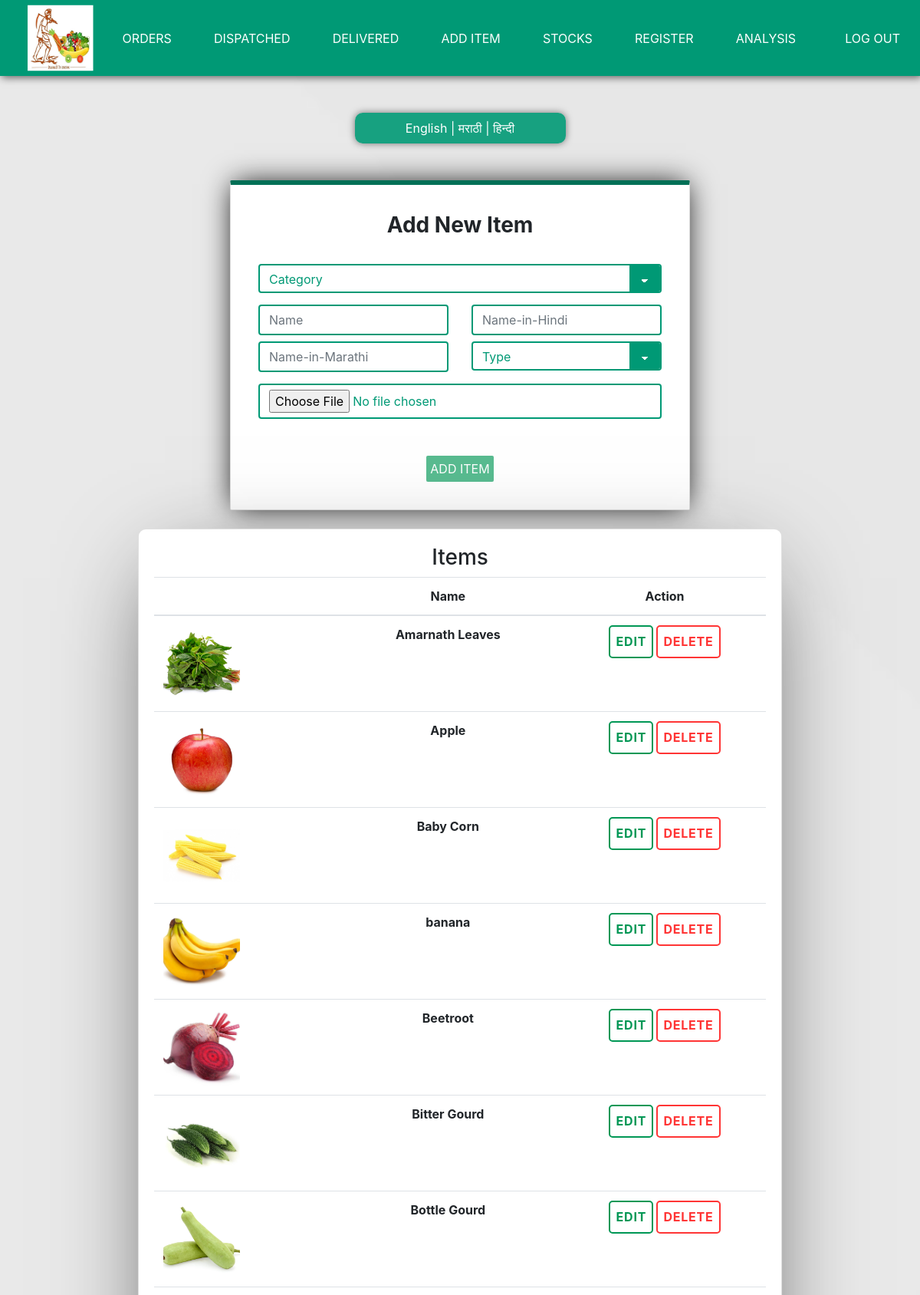
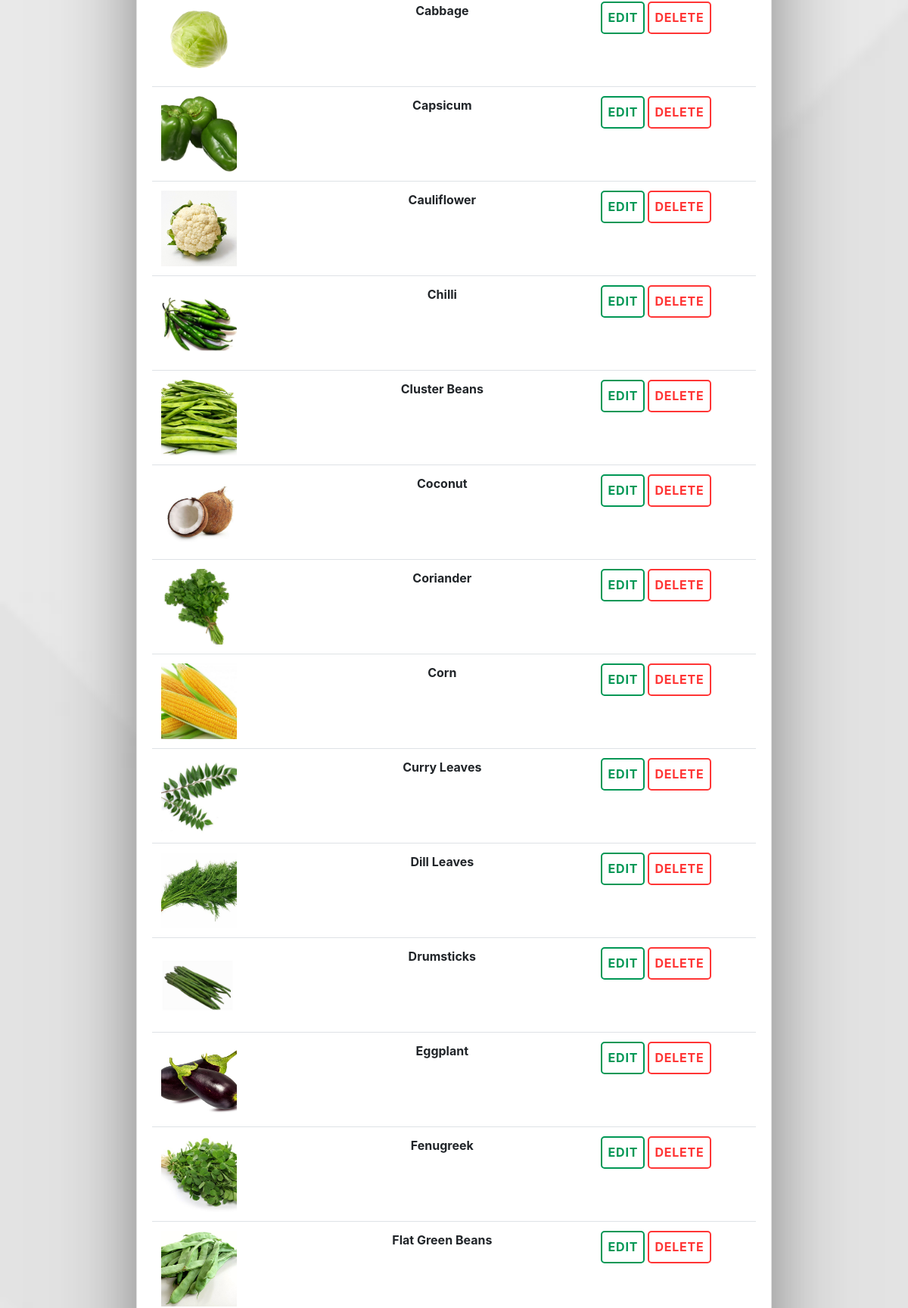
Page /owner/additems.php (signed in, upper part) on the committed database (2 pictures, top to bottom).
### tables this page shows
CREATE TABLE `items` (
  `item_id` int(11) NOT NULL,
  `i_eng` varchar(100) NOT NULL,
  `i_mar` varchar(100) NOT NULL,
  `i_hin` varchar(100) NOT NULL,
  `category_type` int(11) NOT NULL,
  `type` int(11) NOT NULL COMMENT '1-grams,2-gadi',
  `quantity` int(11) NOT NULL,
  `price` int(11) NOT NULL,
  `img` text NOT NULL
);

### langs/english.php (called while the page is built)
<?php
function array_push_assoc($array, $key, $value){
    $array[$key] = $value;
    return $array;
 }
function lang($txt){
include dirname(dirname(__FILE__)).DIRECTORY_SEPARATOR.'includes'.DIRECTORY_SEPARATOR.'dbconn.php';
 $query = "SELECT i_eng FROM items";
 $result = mysqli_query($con, $query);
$dbarray=array();
 if (mysqli_num_rows($result) > 0){
     while ($row1 = mysqli_fetch_assoc($result)) {
            $eng=$row1['i_eng'];
            $dbarray = array_push_assoc($dbarray, $eng, $eng);
        }
 }
 else{
    $dbarray=array();
 }
$lang = array(
    'FARMACY' => 'FARMACY',
    'POLICY' => 'POLICY',
    'CONTACT US' => 'CONTACT US',
    'REGISTER' => 'REGISTER',
    'LOGIN' => 'LOGIN',
    'Search' => 'Search',
    'add_to_cart' => 'ADD TO CART',
    'quantity'=> 'QUANTITY',
    'login'=> 'Login',
    'login_btn'=> 'Login',
    'mobile'=> 'Mobile Number',
    'password'=> 'Password',
    'forgot_pass'=> 'Forgot Password',
    'sign_up'=>'Sign Up Your Account',
    'fname'=>'First Name',
    'lname'=>'Last Name',
    'email'=>'Email Id',
    'pin'=>'Pincode',
    'delivery'=>'Delivery Address',
    "enter_password"=>"Enter Password",
    're_enter_pass'=>'Re enter Password',
    'new_pass'=>'New Password',
    're_enter_new_pass'=>'Re-enter New Password',
    'products'=>'Products',
    'get_location'=>'Get Location',
    'send'=>'Send',
    'verify_code'=>'Enter Verification Code',
    'verify_button'=>'Verify-Code',
    'your_cart'=>'Your Cart',
    'enter_mob'=>'Enter Your Mobile Number',
    'my_orders'=>'My Orders',
    'hello'=>'Hello',
    'total_price'=>'Total Price',
    'price'=>'Price',
    'outofstock'=>'Out of Stock',
    'available'=>'Available',
    'logout'=>'Logout',
    'add_more_items'=>'Buy More',
    'add_new_item'=>'Add New Item',
    'name'=>'Name',
    'hname'=>"Name-in-Hindi",
    'mname'=>'Name-in-Marathi',
    'add'=>'ADD ITEM',
    'category'=>'Category',
    'type'=>'Type',
    'edit'=> 'EDIT',
    'edit_item'=> 'EDIT ITEM',
    'verify_email'=> 'VERIFY EMAIL',
    'change_verify_email'=> 'CHANGE AND VERIFY EMAIL',
    'all'=>'ALL'
    );
    if (mysqli_num_rows($result) > 0){
$final_array=array_merge($dbarray, $lang);
return $final_array[$txt];
}
else{
return $lang[$txt];
}
}
?>

### owner/additems.php (the view, shortened to what this page needs)
<?php
  include dirname(dirname(__FILE__)).DIRECTORY_SEPARATOR.'includes'.DIRECTORY_SEPARATOR.'dbconn.php';
 ?>
<!DOCTYPE html>
<html lang="en">
<head>
<link rel="stylesheet" href="https://cdnjs.cloudflare.com/ajax/libs/font-awesome/4.7.0/css/font-awesome.min.css">
<link rel="stylesheet" href="https://maxcdn.bootstrapcdn.com/bootstrap/4.0.0/css/bootstrap.min.css">
<link rel="stylesheet" href="../css/main.css">
<link rel="stylesheet" href="../css/cards.css">
</head>
<body background="../images/back2.jpg">
    <?php
        include dirname(dirname(__FILE__)).DIRECTORY_SEPARATOR.'includes'.DIRECTORY_SEPARATOR.'ownerheader.php';
    ?>
    <br><br>
    <div style="margin:auto;width:70%;">
  <p class="languages"><a href="?lang=english">English</a> | <a href="?lang=marathi">मराठी</a> | <a href="?lang=hindi">हिन्दी</a></p>
</div><br><br>
<div class="card regcard">
  <h3 class="cardhead"><?php echo lang('add_new_item') ;?></h3>
  <form  action="#" enctype="multipart/form-data" id="additems">
  <br>
  <div class="row">
    <div class="col">
    </div>
  </div>
  <div class="row">
    <div class="col">
      <div class="form-group">
        <div class=" text-center">
          <select style="margin-bottom: 15px;" class="form-control category customselect classic" name="formcategory" id="formcategory" required>
              <option value="" selected disabled><?php echo lang('category')?></option>
          </select>
        </div>
      </div>
    </div>
  </div>
  <div class="row">
      <div class="col-sm-6">
         <div class="form-group">
             <input type="text" class="form-control category customselect classic" name="name" id="name" placeholder=<?php echo lang('name') ;?> required>
         </div>
      </div>
      <br><br>
      <div class="col-sm-6">
         <div class="form-group">
             <input type="text" class="form-control category customselect classic" name="Hname" id="Hname" placeholder=<?php echo lang('hname') ;?> required>
         </div>
      </div>
  </div>
  <div class="row">
      <div class="col-sm-6">
         <div class="form-group">
            <input style="margin-bottom: 15px;" type="text" class="form-control category customselect classic" name="Mname" id="Mname" placeholder=<?php echo lang('mname') ;?> required>
         </div>
      </div>
      <div class="col-sm-6">
        <div class="form-group">
          <div class=" text-center">
          <select style="margin-bottom: 15px;" class="form-control category customselect classic" name="type" id="type" required>
              <option value="" selected disabled><?php echo lang('type')?></option>
          </select>
          </div>
        </div>
      </div>
  </div>
  <div class="row">
    <div class="col">
      <div class="form-group">
        <input type="file" class="form-control category customselect classic" name="image" id="image" onchange=readURL(this) required>
      </div>
    </div>
  </div>
<br><br>
  <button class="btn btngreen" type="submit"name="registerd" id="btn"><?php echo lang('add')?></button>
  </form>
</div>
<br>
<div class="card ownercard">
  <h3 style="text-align:center;">Items</h3>
  <div class="row">
    <div class="col">
    </div>
  </div>
  <table class="table table-hover" style="padding:20px;">
<thead>
  <tr>
    <th scope="col"></th>
    <th scope="col" style="text-align:center;">Name</th>
    <th scope="col" style="text-align:center;">Action</th>
  </tr>
</thead>
<tbody>
    <?php
    $query = "SELECT * FROM items ORDER BY i_eng ASC;";
    $result = mysqli_query($con, $query);
    if (mysqli_num_rows($result) > 0)
    {
        while ($row1 = mysqli_fetch_assoc($result)) {
            echo '<tr >
                    <th scope="col"><img class="image" src="../images/Veg/'.$row1['img'].'" alt=""></th>
                    <th scope="col" style="text-align:center;">'.lang($row1['i_eng']).'</th>
                    <th scope="col" style="text-align:center;">
                    <form action="./deletebackend.php" method="post" class="form">
                      <input type="hidden" name="itemid" value="'.$row1['item_id'].'">
                      <button type="submit" id="edit" class="edit btn btnwhite" name="edit" value="EDIT">EDIT</button>
                      <button type="submit" id="del" class="del btn btndelete" name="delete" value="DELETE" >DELETE</button>
                    </form>
                    </th>
                  </tr>';
        }
      }
     ?>
</tbody>
</table>
</div>
  <?php include dirname(dirname(__FILE__)).DIRECTORY_SEPARATOR.'includes'.DIRECTORY_SEPARATOR.'footer.php';   ?>
</body>
</html>

### css/main.css (style rules this page uses)
body { background-image: url("../images/back2.jpg"); background-repeat: repeat-y; background-size: cover; }
.languages { box-shadow: 0px 0px 10px rgba(0, 0, 0, 0.5); position: relative; background-color: rgb(0, 153, 117, 0.9); color: white; padding: 8px 10px; text-align: center; width: 275px; height: 40px; margin: auto; border-radius: 10px; max-width: 800px; }
.languages a { text-decoration: none; color: white; }
.category { position: relative; float: right; }
.image { width: 100px; height: 100px; object-fit: cover; }

### css/cards.css (style rules this page uses)
.regcard { background-color: rgb(255, 255, 255, 1); padding: 3%; border-radius: 2px; margin: auto; width: 50%; text-align: center; align-items: center; overflow: hidden; border-top: 6px solid #007056; -webkit-box-shadow: 0px 0px 36px -5px rgba(0, 0, 0, 1); -moz-box-shadow: 0px 0px 36px -5px rgba(0, 0, 0, 1); box-shadow: 0px 0px 36px -5px rgba(0, 0, 0, 1); }
.cardhead { font-weight: 700; }
.btndelete { background-color: transparent; color: #ff3535; padding: 3%; border-radius: 5px; border: 2px solid ; border-color: #ff3535; font-weight: 700; letter-spacing: 0.05rem; }
.btnwhite { background-color: transparent; color: #009755; padding: 3%; border-radius: 5px; border: 2px solid #009755; font-weight: 700; letter-spacing: 0.05rem; }
.btngreen { background-color: #009755; color: white; padding: 5px; position: relative; border: none; outline: none; border-radius: 2px; cursor: pointer; }
.customselect { max-width: 600px !important; background-color: transparent; border: 2px solid #009975; border-radius: 4px; display: inline-block; font: inherit; line-height: 1.5em; margin: 0; color: #009975; -webkit-box-sizing: border-box; -moz-box-sizing: border-box; box-sizing: border-box; -webkit-appearance: none; -moz-appearance: none; }
.customselect option { background-color: transparent; }
select.classic { background-image: linear-gradient(45deg, transparent 50%, white 50%), linear-gradient(135deg, white 50%, transparent 50%), linear-gradient(to right, #009975, #009975); background-position: calc(100% - 20px) calc(1em + 2px), calc(100% - 15px) calc(1em + 2px), 100% 0; background-size: 5px 5px, 5px 5px, 2.5em 2.5em; background-repeat: no-repeat; }
.ownercard { margin: auto; width: 70%; padding: 20px; display: block; overflow-x: auto; border-radius: 10px 10px 10px 10px; -webkit-box-shadow: 0px 29px 124px -35px rgba(0, 0, 0, 0.75); -moz-box-shadow: 0px 29px 124px -35px rgba(0, 0, 0, 0.75); box-shadow: 0px 29px 124px -35px rgba(0, 0, 0, 0.75); }

### css/footer.css (style rules this page uses)
a { text-decoration: none; color:#fff; }

### rows in the picture
items: img (picture), i_eng "Amarnath Leaves"
items: img (picture), i_eng "Apple"
items: img (picture), i_eng "Baby Corn"
items: img (picture), i_eng "banana"
items: img (picture), i_eng "Beetroot"
items: img (picture), i_eng "Bitter Gourd"
items: img (picture), i_eng "Bottle Gourd"
items: img (picture), i_eng "Cabbage"
items: img (picture), i_eng "Capsicum"
items: img (picture), i_eng "Cauliflower"
items: img (picture), i_eng "Chilli"
items: img (picture), i_eng "Cluster Beans"
items: img (picture), i_eng "Coconut"
items: img (picture), i_eng "Coriander"
items: img (picture), i_eng "Corn"
items: img (picture), i_eng "Curry Leaves"
items: img (picture), i_eng "Dill Leaves"
items: img (picture), i_eng "Drumsticks"
items: img (picture), i_eng "Eggplant"
items: img (picture), i_eng "Fenugreek"
items: img (picture), i_eng "Flat Green Beans"

### other values in the picture
lang('add_new_item') "Add New Item"
lang('add') "ADD ITEM"
form field formcategory "Category"
form field type "Type"
